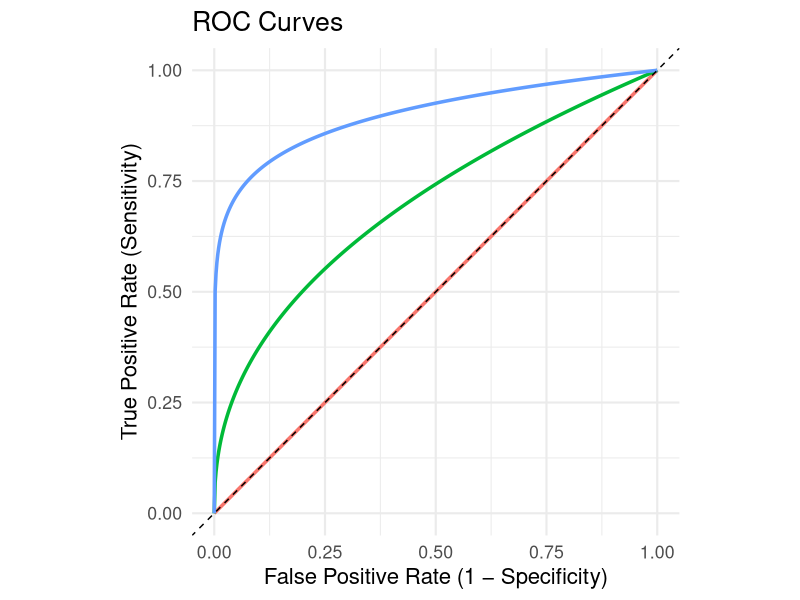

The R script that drew this image:
## ---- chunk 1
#| echo: false
#| message: false
#| warning: false
#| fig-width: 6
#| fig-height: 5

library(ggplot2)

aucs <- c(0.5, 0.7, 0.9)
kvals <- (1 / aucs) - 1   # so AUC = 1/(k+1)

fpr <- seq(0, 1, length.out = 501)

roc_df <- do.call(
  rbind,
  lapply(seq_along(aucs), function(i) {
    data.frame(
      FPR = fpr,
      TPR = fpr ^ kvals[i],
      AUC = factor(paste0("AUC = ", aucs[i]))
    )
  })
)

ggplot(roc_df, aes(x = FPR, y = TPR, color = AUC)) +
  geom_line(linewidth = 1.2) +
  geom_abline(intercept = 0, slope = 1, linetype = "dashed") +
  coord_equal() +
  labs(
    title = "ROC Curves",
    x = "False Positive Rate (1 − Specificity)",
    y = "True Positive Rate (Sensitivity)"
  ) +
  theme_minimal(base_size = 16) +
  theme(legend.position = "none")
